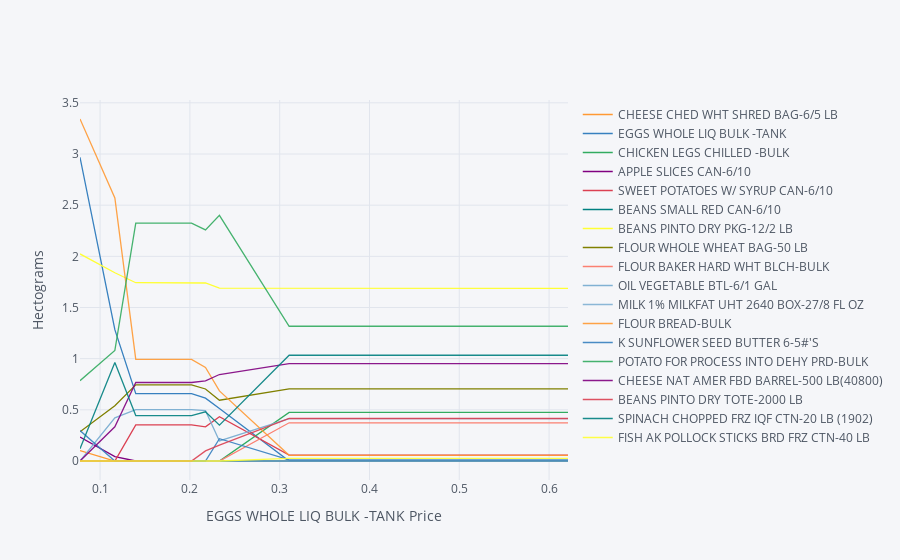

The code cell stored with this chart in its notebook:
### Markdown cell above
The code below creates a graph which changes prices just for *one* food,
  and traces out the effects of this change on all the foods consumed.

### Code cell
# import cufflinks as cf
# cf.go_offline()

ReferenceGood = 'EGGS WHOLE LIQ BULK -TANK'

scale = [0.5,0.75,0.9,1.,1.1,1.2,1.3,1.4,1.5,2,4]

cost0 = getPrices.solve_subsistence_problem(FoodNutrients,Prices,diet_min[group],diet_max[group],tol=tol).fun

my_p = Prices.copy()

diet = {}
for s in scale:

    my_p[ReferenceGood] = Prices[ReferenceGood]*s
    result = getPrices.solve_subsistence_problem(FoodNutrients,my_p,diet_min[group],diet_max[group],tol=tol)
    diet[my_p[ReferenceGood]] = result.diet

Diet_response = pd.DataFrame(diet).T
Diet_response.index.name = '%s Price' % ReferenceGood

Diet_response.reset_index(inplace=True)

# Get rid of units for index (cufflinks chokes)
Diet_response['%s Price' % ReferenceGood] = Diet_response['%s Price' % ReferenceGood].apply(lambda x: x.magnitude)

Diet_response = Diet_response.set_index('%s Price' % ReferenceGood)

# Just look at goods consumed in quantities greater than error tolerance
Diet_response.loc[:,(Diet_response>tol).sum()>0].iplot(xTitle='%s Price' % ReferenceGood,yTitle='Hectograms')

### Figure 1 — Plotly figure (JSON) as saved in the notebook; plotly's stock layout.template omitted (floating-point values rounded to 4 significant figures)
{"data": [{"line": {"color": "rgba(255, 153, 51, 1.0)", "dash": "solid", "shape": "linear", "width": 1.3}, "mode": "lines", "name": "CHEESE CHED WHT SHRED BAG-6/5 LB", "text": "", "type": "scatter", "x": [0.07764, 0.1165, 0.1397, 0.1553, 0.1708, 0.1863, 0.2019, 0.2174, 0.2329, 0.3105, 0.6211], "y": [0.1008, 2.064e-11, 4.061e-11, 4.524e-08, 9.137e-10, 1.233e-10, 1.431e-09, 2.065e-10, 8.486e-09, 1.569e-08, 8.756e-08]}, {"line": {"color": "rgba(55, 128, 191, 1.0)", "dash": "solid", "shape": "linear", "width": 1.3}, "mode": "lines", "name": "EGGS WHOLE LIQ BULK -TANK", "text": "", "type": "scatter", "x": [0.07764, 0.1165, 0.1397, 0.1553, 0.1708, 0.1863, 0.2019, 0.2174, 0.2329, 0.3105, 0.6211], "y": [2.968, 1.283, 0.6589, 0.6589, 0.6589, 0.6589, 0.6589, 0.6137, 0.5135, 4.724e-08, 1.751e-08]}, {"line": {"color": "rgba(50, 171, 96, 1.0)", "dash": "solid", "shape": "linear", "width": 1.3}, "mode": "lines", "name": "CHICKEN LEGS CHILLED -BULK", "text": "", "type": "scatter", "x": [0.07764, 0.1165, 0.1397, 0.1553, 0.1708, 0.1863, 0.2019, 0.2174, 0.2329, 0.3105, 0.6211], "y": [2.305e-09, 8.134e-12, 3.4e-11, 2.824e-08, 3.285e-09, 1.391e-10, 1.557e-09, 2.309e-10, 1.965e-08, 0.4752, 0.4752]}, {"line": {"color": "rgba(128, 0, 128, 1.0)", "dash": "solid", "shape": "linear", "width": 1.3}, "mode": "lines", "name": "APPLE SLICES CAN-6/10", "text": "", "type": "scatter", "x": [0.07764, 0.1165, 0.1397, 0.1553, 0.1708, 0.1863, 0.2019, 0.2174, 0.2329, 0.3105, 0.6211], "y": [0.2337, 0.04365, 5.902e-09, 3.634e-07, 1.489e-07, 3.517e-11, 1.387e-09, 1.123e-10, 1.215e-08, 2.571e-08, 3.035e-08]}, {"line": {"color": "rgba(219, 64, 82, 1.0)", "dash": "solid", "shape": "linear", "width": 1.3}, "mode": "lines", "name": "SWEET POTATOES W/ SYRUP CAN-6/10", "text": "", "type": "scatter", "x": [0.07764, 0.1165, 0.1397, 0.1553, 0.1708, 0.1863, 0.2019, 0.2174, 0.2329, 0.3105, 0.6211], "y": [5.545e-08, 4.427e-09, 0.3533, 0.3533, 0.3533, 0.3533, 0.3533, 0.3341, 0.433, 0.05768, 0.05769]}, {"line": {"color": "rgba(0, 128, 128, 1.0)", "dash": "solid", "shape": "linear", "width": 1.3}, "mode": "lines", "name": "BEANS SMALL RED CAN-6/10", "text": "", "type": "scatter", "x": [0.07764, 0.1165, 0.1397, 0.1553, 0.1708, 0.1863, 0.2019, 0.2174, 0.2329, 0.3105, 0.6211], "y": [8.218e-08, 1.787e-10, 1.16e-09, 7.098e-07, 1.917e-07, 6.012e-09, 9.956e-08, 1.408e-08, 4.401e-07, 2.367e-06, 8.267e-06]}, {"line": {"color": "rgba(255, 255, 51, 1.0)", "dash": "solid", "shape": "linear", "width": 1.3}, "mode": "lines", "name": "BEANS PINTO DRY PKG-12/2 LB", "text": "", "type": "scatter", "x": [0.07764, 0.1165, 0.1397, 0.1553, 0.1708, 0.1863, 0.2019, 0.2174, 0.2329, 0.3105, 0.6211], "y": [2.024, 1.84, 1.742, 1.742, 1.742, 1.742, 1.742, 1.74, 1.689, 1.688, 1.688]}, {"line": {"color": "rgba(128, 128, 0, 1.0)", "dash": "solid", "shape": "linear", "width": 1.3}, "mode": "lines", "name": "FLOUR WHOLE WHEAT BAG-50 LB", "text": "", "type": "scatter", "x": [0.07764, 0.1165, 0.1397, 0.1553, 0.1708, 0.1863, 0.2019, 0.2174, 0.2329, 0.3105, 0.6211], "y": [0.2855, 0.54, 0.7445, 0.7445, 0.7445, 0.7445, 0.7445, 0.7036, 0.5943, 0.7058, 0.7058]}, {"line": {"color": "rgba(251, 128, 114, 1.0)", "dash": "solid", "shape": "linear", "width": 1.3}, "mode": "lines", "name": "FLOUR BAKER HARD WHT BLCH-BULK", "text": "", "type": "scatter", "x": [0.07764, 0.1165, 0.1397, 0.1553, 0.1708, 0.1863, 0.2019, 0.2174, 0.2329, 0.3105, 0.6211], "y": [5.079e-09, 1.442e-11, 5.032e-11, 4.984e-08, 7.455e-09, 5.587e-10, 5.777e-09, 2.534e-10, 6.181e-08, 0.3733, 0.3733]}, {"line": {"color": "rgba(128, 177, 211, 1.0)", "dash": "solid", "shape": "linear", "width": 1.3}, "mode": "lines", "name": "OIL VEGETABLE BTL-6/1 GAL", "text": "", "type": "scatter", "x": [0.07764, 0.1165, 0.1397, 0.1553, 0.1708, 0.1863, 0.2019, 0.2174, 0.2329, 0.3105, 0.6211], "y": [3.144e-07, 0.4211, 0.5026, 0.5026, 0.5026, 0.5026, 0.5026, 0.4921, 0.1959, 0.4135, 0.4134]}, {"line": {"color": "rgba(128, 177, 211, 0.8999999999999999)", "dash": "solid", "shape": "linear", "width": 1.3}, "mode": "lines", "name": "MILK 1% MILKFAT UHT 2640 BOX-27/8 FL OZ", "text": "", "type": "scatter", "x": [0.07764, 0.1165, 0.1397, 0.1553, 0.1708, 0.1863, 0.2019, 0.2174, 0.2329, 0.3105, 0.6211], "y": [7.37e-09, 1.17e-11, 4.953e-11, 4.634e-08, 4.095e-09, 5.098e-10, 4.849e-09, 1.849e-10, 1.6e-08, 2.54e-06, 3.702e-06]}, {"line": {"color": "rgba(255, 153, 51, 0.8999999999999999)", "dash": "solid", "shape": "linear", "width": 1.3}, "mode": "lines", "name": "FLOUR BREAD-BULK", "text": "", "type": "scatter", "x": [0.07764, 0.1165, 0.1397, 0.1553, 0.1708, 0.1863, 0.2019, 0.2174, 0.2329, 0.3105, 0.6211], "y": [3.342, 2.571, 0.9934, 0.9934, 0.9934, 0.9934, 0.9934, 0.9142, 0.685, 0.05561, 0.05562]}, {"line": {"color": "rgba(55, 128, 191, 0.8999999999999999)", "dash": "solid", "shape": "linear", "width": 1.3}, "mode": "lines", "name": "K SUNFLOWER SEED BUTTER 6-5#'S", "text": "", "type": "scatter", "x": [0.07764, 0.1165, 0.1397, 0.1553, 0.1708, 0.1863, 0.2019, 0.2174, 0.2329, 0.3105, 0.6211], "y": [0.297, 2.059e-10, 1.651e-10, 8.796e-08, 4.817e-10, 1.234e-09, 3.472e-09, 5.634e-08, 0.2174, 0.011, 0.011]}, {"line": {"color": "rgba(50, 171, 96, 0.8999999999999999)", "dash": "solid", "shape": "linear", "width": 1.3}, "mode": "lines", "name": "POTATO FOR PROCESS INTO DEHY PRD-BULK", "text": "", "type": "scatter", "x": [0.07764, 0.1165, 0.1397, 0.1553, 0.1708, 0.1863, 0.2019, 0.2174, 0.2329, 0.3105, 0.6211], "y": [0.7845, 1.08, 2.325, 2.325, 2.325, 2.325, 2.325, 2.258, 2.401, 1.317, 1.317]}, {"line": {"color": "rgba(128, 0, 128, 0.8999999999999999)", "dash": "solid", "shape": "linear", "width": 1.3}, "mode": "lines", "name": "CHEESE NAT AMER FBD BARREL-500 LB(40800)", "text": "", "type": "scatter", "x": [0.07764, 0.1165, 0.1397, 0.1553, 0.1708, 0.1863, 0.2019, 0.2174, 0.2329, 0.3105, 0.6211], "y": [1.202e-08, 0.334, 0.7673, 0.7673, 0.7673, 0.7673, 0.7673, 0.7838, 0.845, 0.9515, 0.9515]}, {"line": {"color": "rgba(219, 64, 82, 0.8999999999999999)", "dash": "solid", "shape": "linear", "width": 1.3}, "mode": "lines", "name": "BEANS PINTO DRY TOTE-2000 LB", "text": "", "type": "scatter", "x": [0.07764, 0.1165, 0.1397, 0.1553, 0.1708, 0.1863, 0.2019, 0.2174, 0.2329, 0.3105, 0.6211], "y": [1.012e-08, 1.919e-11, 1.05e-10, 6.439e-08, 1.503e-08, 4.834e-10, 7.317e-08, 0.09921, 0.1551, 0.4152, 0.4152]}, {"line": {"color": "rgba(0, 128, 128, 0.8999999999999999)", "dash": "solid", "shape": "linear", "width": 1.3}, "mode": "lines", "name": "SPINACH CHOPPED FRZ IQF CTN-20 LB (1902)", "text": "", "type": "scatter", "x": [0.07764, 0.1165, 0.1397, 0.1553, 0.1708, 0.1863, 0.2019, 0.2174, 0.2329, 0.3105, 0.6211], "y": [0.12, 0.9616, 0.4441, 0.4441, 0.4441, 0.4441, 0.4441, 0.4812, 0.3503, 1.034, 1.034]}, {"line": {"color": "rgba(255, 255, 51, 0.8999999999999999)", "dash": "solid", "shape": "linear", "width": 1.3}, "mode": "lines", "name": "FISH AK POLLOCK STICKS BRD FRZ CTN-40 LB", "text": "", "type": "scatter", "x": [0.07764, 0.1165, 0.1397, 0.1553, 0.1708, 0.1863, 0.2019, 0.2174, 0.2329, 0.3105, 0.6211], "y": [5.799e-10, 1.677e-12, 6.679e-12, 5.68e-09, 5.113e-10, 3.624e-11, 3.297e-10, 4.706e-11, 3.155e-09, 0.02567, 0.02567]}], "layout": {"legend": {"bgcolor": "#F5F6F9", "font": {"color": "#4D5663"}}, "paper_bgcolor": "#F5F6F9", "plot_bgcolor": "#F5F6F9", "title": {"font": {"color": "#4D5663"}}, "xaxis": {"gridcolor": "#E1E5ED", "showgrid": true, "tickfont": {"color": "#4D5663"}, "title": {"font": {"color": "#4D5663"}, "text": "EGGS WHOLE LIQ BULK -TANK Price"}, "zerolinecolor": "#E1E5ED"}, "yaxis": {"gridcolor": "#E1E5ED", "showgrid": true, "tickfont": {"color": "#4D5663"}, "title": {"font": {"color": "#4D5663"}, "text": "Hectograms"}, "zerolinecolor": "#E1E5ED"}}}
